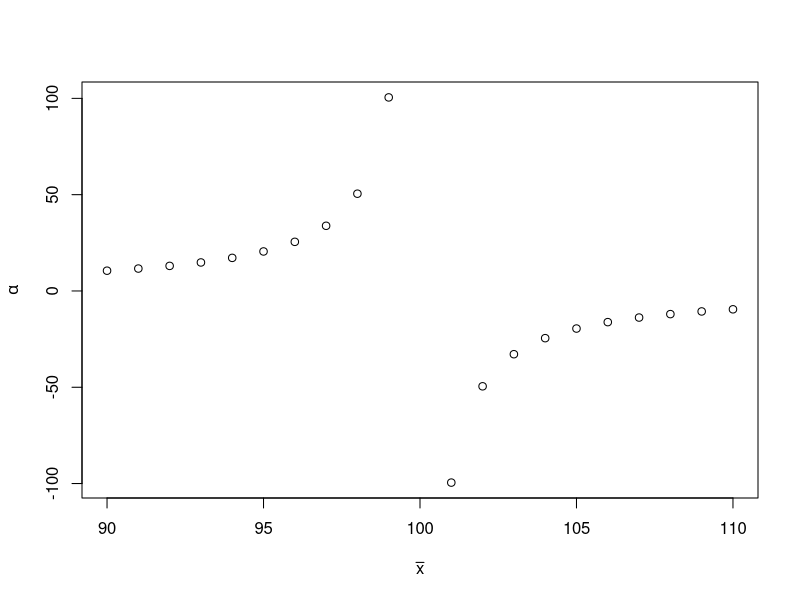

R code for this plot: (Note: this script raises an error after producing the figure.)
## ---- chunk 1
xbar <-90:110
s <- 100
# MME
alpha_tilde <- 2*s^2/xbar^2 * 1/(s^2/xbar^2 - 1)
lambda_tilde <- xbar*(alpha_tilde -1)
plot(xbar,alpha_tilde, xlab = expression(bar(x)), ylab = expression(alpha))

## ---- chunk 2
# discrete random variable
x <- c(1,2) #1 = type A, 2 = type B
px <- c(0.9,0.1)

alpha <- c(3,4)
beta <- c(400,1000)

claim <- 1000

pclaim <- ppareto(claim, shape = alpha, scale = beta, lower.tail = FALSE)

ans1 <- px %*% pclaim 

EXtype <-  beta/(alpha - 1)

EX2type <- alpha*beta^2/((alpha-1)^2 * (alpha-2)   ) + EXtype^2

EX <- px %*% EXtype

EX2 <- px %*% EX2type


VX <- EX2 - (EX)^2 
SX <- sqrt(VX)

alpha_tilde <- 2*VX/EX^2 * 1/(VX/EX^2 - 1) #/tilde/alpha
beta_tilde <- EX*(alpha_tilde -1)

pYclaim <- ppareto(claim, shape = alpha_tilde, scale = beta_tilde, lower.tail = FALSE)


## ---- chunk 3
EX <- 200
VX <- 2916

sigma_tilda <- sqrt(log(  VX/EX^2 +1  ))  # gives \tilde\sigma
mu_tilda <- log(EX) - sigma_tilda^2/2      # gives \tilde\mu

x <- 250

probx <- pnorm(log(x), mean = mu_tilda, sd = sigma_tilda, lower.tail = FALSE )
## ---- chunk 4


EY <- 200
VY <- 250^2

d<-100

alpha_tilde <- 2*VY/EY^2 * 1/(VY/EY^2 - 1) #/tilde/alpha
beta_tilde <- EY*(alpha_tilde -1)

lambda_tilde <- beta_tilde - d

ans2  <- ppareto(d,shape=alpha_tilde,scale=beta_tilde)

pYclaim <- ppareto(claim, shape = alpha_tilde, scale = beta_tilde, lower.tail = FALSE)


EYI <- 160
M <- (lambda_tilde + d)/(1 - (alpha_tilde - 1)*EYI/(lambda_tilde + d))^{1/(alpha_tilde - 1)} - (lambda_tilde + d)

## ---- chunk 5
# Compound Poisson Distribution
# CP(lambda,FX)
# N ~ Poisson(lambad) = Poisson(10)
# X ~ Ga(alpha,beta)= Pa(2,1)

lambda <-20
alpha <- 2
beta <- 1


r <- c(1,2,3)
mr <- (1/beta^r)*(gamma(alpha + r)/gamma(alpha))


ES <- lambda*mr[1]
VS <- lambda*mr[2]
Sk <- (lambda * mr[3])/(lambda * mr[2])^(3/2)   
## ---- chunk 6
policyLimit <- 125
lambda <- 0.02

n <- c(60,40)

lambda <- lambda*n
deductible <- c(10,0)

# First group of policies
x <- c(50,150,200)
px <- c(1/3,1/3,1/3)

x1 <- sapply(x-deductible[1], function(i){min(i, policyLimit)})
x1 <- unique(x1)
x2 <- sapply(x-deductible[2], function(i){min(i, policyLimit)})
x2 <- unique(x2)

# Hard coding
px1 <- c(1/3,2/3)
px2 <- c(1/3,2/3)

EX1 <- px1 %*% x1
EX2 <- px2 %*% x2

ES1 <- lambda[1]*EX1
ES2 <- lambda[2]*EX2
## ---- chunk 7
N <- c(0,1,2,3)
PN <- c(0.5,0.3,0.1,0.1)

EN <- N %*% PN
EN2 <- N^2 %*% PN
VN <- EN2 - (EN)^2

# X ~ uniform U(a,b)
a <- 0
b <- 100

EX <- 1/2*(a + b)
EX2 <- 1/3*(a^2 +a*b +  b^2)

ES <- EN*EX
VS <- EN*(EX2 - EX^2) + VN*EX^2
## ---- chunk 8
# Compound Poisson Distribution
# CP(lambda,FX)
# N ~ Poisson(lambda) = Poisson(200)
# X ~ Exp(1/mu)

lambda <-200
muInit <- 500

#Proportional factor
alpha <- c(0.8,0.2)

r <- c(1,2)
# for insurer after proportional reinsurance
mu <- muInit*alpha

mrX <- gamma(r+1)*(muInit[1])^r
mrY <- gamma(r+1)*(mu[1])^r  #mrI[1] and mrI[2] (for insurer)
mrZ <- gamma(r+1)*(mu[2])^r

ES <- lambda*mrX[1]
VS <- lambda*mrX[2]


ESI <- lambda*mrY[1]
VSI <- lambda*mrY[2]

ESR <- lambda*mrZ[1]
VSR <- lambda*mrZ[2]
## ---- chunk 9

N <- c(0,1,2,3)
PN <- c(0.5,0.3,0.1,0.1)

EN <- N %*% PN
EN2 <- N^2 %*% PN
VN <- EN2 - (EN)^2

# X ~ Pareto U(a,b)
alpha <- 4
beta <- 1

m1 <- beta/(alpha-1)
m2 <- (2*beta^2)/ ((alpha - 1) * (alpha -2))
m3 <- (6*beta^3)/ ((alpha - 1) * (alpha -2) * (alpha -3))

ES <- EN*m1
VS <- EN*(m2 - m1^2) + VN*m1^2
Sk <- (lambda * m3)/(lambda * m2)^(3/2)
## ---- chunk 10
# Compound Poisson Distribution
# CP(lambda,FX)
# N ~ Poisson(lambad) = Poisson(10)
# X ~ \mathcal{Pa}(alpha,beta)= \mathcal{Pa}(2,1)

lambda <-10
alpha <- 3
beta <- 2000


r <- c(1,2)
mr <- (beta^r)*(gamma(alpha - r)*gamma(1 + r))/gamma(alpha)


ES <- lambda*mr[1]
VS <- lambda*mr[2]
Sk <- (lambda * mr[3])/(lambda * mr[2])^(3/2)   

# Excess of loss reinsurance
M <- 1200
piM <- ppareto(M,shape = alpha, scale = beta, lower.tail = FALSE)

# Define W = X - M | X > M ~ \mathcal{Pa}(alpha,beta+M)
# Calculate E[W], E[W^2]
r <- c(1,2)
mrR <- ((beta+M)^r)*(gamma(alpha - r)*gamma(1 + r))/gamma(alpha)


lambdaR <- lambda*piM
ESR <- lambdaR*mrR[1]
VSR <- lambdaR*mrR[2]

theta  <- 0.15
thetaR <- 0.2

# Expected profit before reinsurance
EProfitBR <- theta*ES

# Expected profit after excess of loss reinsurance
EProfitAR <- theta*ES - thetaR*ESR

# the percentage reduction in the expected profit
reductionExpProfit <- 100*(EProfitBR - EProfitAR)/EProfitBR


### From X = Y + Z, now we will calculate E[Y^2] (see the formula from Gray p254)

eta <- beta/(beta + M)
EY2 <- (2*beta)*(beta*(1 - eta^(alpha - 2)) - (alpha -2)*M*eta^(alpha-1) )/((alpha-1)*(alpha-2))

ESI <- ES - ESR
VSI <- lambda*EY2

# the percentage reduction in the SD of  profit
reductionVarProfit <- 100*(sqrt(VS) - sqrt(VSI))/sqrt(VS)


## ---- chunk 11
fx <- c(0,1/2,1/4,1/4)
lambda <- 0.5
Fs <- aggregateDist("recursive", model.freq = "poisson",
                    model.sev = fx, lambda = lambda)

gr <- round(c(Fs(0), diff(Fs(0:11))),6)  # probability mass function
#plot(c(Fs(0), diff(Fs(0:11))) )     
## ---- chunk 12
lam <- 0.5 
f1 <- 2/3
f2 <- 1/3
g0 <- exp(-lam)
g1 <- lam*f1*g0
g2 <- 1/(3*2)*(g1 + g0)
g3 <- 1/(3*3)*(g2 + g1)
g4 <- 1/(3*4)*(g3 + g2)

## ---- chunk 13
n <- 1000
p <- 0.04
d <- 1 #deductible

lam2 <- 1/2
EX <- 1/lam2
EX2 <- 2/lam2^2


ES <- n*p*EX
VS <- n*p*(EX2- p*EX^2)

theta1 <- qnorm(0.95)*sqrt(VS)/ES

pstar <- p*exp(-lam2*d)

EY <- EX
EY2 <- EX2

ESD <- n*pstar*EY
VSD <- n*pstar*(EY2- pstar*EY^2)

theta2 <- qnorm(0.95)*sqrt(VS)/ES
## ---- chunk 14
b1 <- 1 #benefit amount
b2 <- 2

n1 <- 4000 #no. of policies
n2 <- 1000

p <- 0.03 # prob of a claim

ES1 <- b1*n1*p
ES2 <- b2*n2*p
ES <- ES1 + ES2

VS1 <- b1^2*n1*p*(1-p)
VS2 <- b2^2*n2*p*(1-p)
VS <- VS1 + VS2

z <- (200 - ES)/sqrt(VS)

prob <- 1 - pnorm(z,0,1)

M <- 1.5
ESR <- (b2-M )*n2*p

thetaR <- 0.2
PR <- (1+thetaR)*ESR


VS1I <- b1^2*n1*p*(1-p)
VS2I <- (M)^2*n2*p*(1-p)
VSI <- VS1I + VS2I

ESI <- ES - ESR

z2 <- (200 - ESI - PR)/sqrt(VSI)
prob2 <- 1 - pnorm(z2,0,1)

ratio <- 100*(prob - prob2)/prob

## ---- chunk 15
pt1 <- 0.8   #prob of type 1 claim
pt2 <- 1-pt1

lambdat1 <- 0.002     #for Exponential dist for type I
at2 <- 20000        # U(a,b) for type II
bt2 <- 50000

EXt1 <- 1/lambdat1
EXt2 <- (1/2)*(at2 + bt2)

EX <- pt1*EXt1 + pt2*EXt2

prop_claims <- 0.1 # proportion of policies result in a claim
theta <- 0.15  #Security loading

premium <-  prop_claims*EX*(1+theta)
